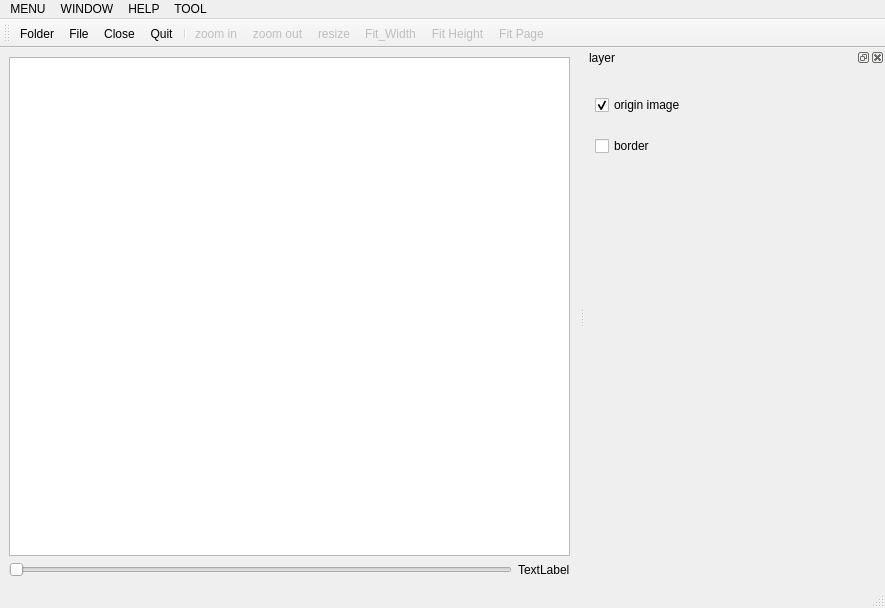
<?xml version="1.0" encoding="UTF-8"?>
<ui version="4.0">
 <class>MainWindow</class>
 <widget class="QMainWindow" name="MainWindow">
  <property name="geometry">
   <rect>
    <x>0</x>
    <y>0</y>
    <width>885</width>
    <height>608</height>
   </rect>
  </property>
  <property name="windowTitle">
   <string>ImageView</string>
  </property>
  <property name="windowIcon">
   <iconset resource="res.qrc">
    <normaloff>:/images/images/logo.png</normaloff>:/images/images/logo.png</iconset>
  </property>
  <property name="styleSheet">
   <string notr="true"/>
  </property>
  <widget class="QWidget" name="centralwidget">
   <layout class="QGridLayout" name="gridLayout_2">
    <item row="0" column="0">
     <layout class="QGridLayout" name="gridLayout">
      <item row="1" column="1">
       <widget class="QLabel" name="lab_curframe">
        <property name="text">
         <string>TextLabel</string>
        </property>
       </widget>
      </item>
      <item row="1" column="0">
       <widget class="QSlider" name="slider_frame">
        <property name="enabled">
         <bool>false</bool>
        </property>
        <property name="orientation">
         <enum>Qt::Horizontal</enum>
        </property>
       </widget>
      </item>
      <item row="0" column="0" colspan="2">
       <widget class="PaintBoard" name="gView"/>
      </item>
     </layout>
    </item>
   </layout>
  </widget>
  <widget class="QMenuBar" name="menubar">
   <property name="geometry">
    <rect>
     <x>0</x>
     <y>0</y>
     <width>885</width>
     <height>26</height>
    </rect>
   </property>
   <widget class="QMenu" name="menuMENU">
    <property name="title">
     <string>MENU</string>
    </property>
   </widget>
   <widget class="QMenu" name="menuWINDOW">
    <property name="title">
     <string>WINDOW</string>
    </property>
    <addaction name="actDockerLay"/>
    <addaction name="actB_C"/>
   </widget>
   <widget class="QMenu" name="menuHELP">
    <property name="title">
     <string>HELP</string>
    </property>
   </widget>
   <widget class="QMenu" name="menuTOOL">
    <property name="title">
     <string>TOOL</string>
    </property>
   </widget>
   <addaction name="menuMENU"/>
   <addaction name="menuWINDOW"/>
   <addaction name="menuHELP"/>
   <addaction name="menuTOOL"/>
  </widget>
  <widget class="QStatusBar" name="statusbar"/>
  <widget class="QToolBar" name="toolBar">
   <property name="enabled">
    <bool>true</bool>
   </property>
   <property name="windowTitle">
    <string>toolBar</string>
   </property>
   <property name="toolButtonStyle">
    <enum>Qt::ToolButtonIconOnly</enum>
   </property>
   <attribute name="toolBarArea">
    <enum>TopToolBarArea</enum>
   </attribute>
   <attribute name="toolBarBreak">
    <bool>false</bool>
   </attribute>
   <addaction name="actOpenFolder"/>
   <addaction name="actOpenFile"/>
   <addaction name="actCloseImg"/>
   <addaction name="actQuit"/>
   <addaction name="separator"/>
   <addaction name="actZoomIn"/>
   <addaction name="actZoomOut"/>
   <addaction name="actZoomRealSize"/>
   <addaction name="actFit_Width"/>
   <addaction name="actFit_Height"/>
   <addaction name="actFit_Page"/>
  </widget>
  <widget class="QDockWidget" name="dock_layer">
   <property name="minimumSize">
    <size>
     <width>300</width>
     <height>200</height>
    </size>
   </property>
   <property name="styleSheet">
    <string notr="true">
QCheckBox::indicator:checked
  {
    image: url(:/images/images/eye.png);
width:20px;height:20px;
size
  }

QCheckBox::indicator:unchecked
  {
    image: url(:/images/images/hide.png);
width:20px;height:20px;
  }</string>
   </property>
   <property name="windowTitle">
    <string>layer</string>
   </property>
   <attribute name="dockWidgetArea">
    <number>2</number>
   </attribute>
   <widget class="QWidget" name="dockWidgetContents">
    <widget class="QWidget" name="">
     <property name="geometry">
      <rect>
       <x>10</x>
       <y>13</y>
       <width>121</width>
       <height>76</height>
      </rect>
     </property>
     <layout class="QVBoxLayout" name="verticalLayout">
      <item>
       <widget class="QCheckBox" name="cb_ori">
        <property name="sizePolicy">
         <sizepolicy hsizetype="Minimum" vsizetype="Minimum">
          <horstretch>0</horstretch>
          <verstretch>0</verstretch>
         </sizepolicy>
        </property>
        <property name="acceptDrops">
         <bool>false</bool>
        </property>
        <property name="text">
         <string>origin image</string>
        </property>
        <property name="iconSize">
         <size>
          <width>20</width>
          <height>20</height>
         </size>
        </property>
        <property name="checked">
         <bool>true</bool>
        </property>
       </widget>
      </item>
      <item>
       <widget class="QCheckBox" name="cb_border">
        <property name="acceptDrops">
         <bool>false</bool>
        </property>
        <property name="text">
         <string>border</string>
        </property>
       </widget>
      </item>
     </layout>
    </widget>
   </widget>
  </widget>
  <action name="actOpenFolder">
   <property name="icon">
    <iconset resource="res.qrc">
     <normaloff>:/images/images/folder.ico</normaloff>:/images/images/folder.ico</iconset>
   </property>
   <property name="text">
    <string>Folder</string>
   </property>
   <property name="toolTip">
    <string>打开文件</string>
   </property>
  </action>
  <action name="actQuit">
   <property name="icon">
    <iconset resource="res.qrc">
     <normaloff>:/images/images/quit.png</normaloff>:/images/images/quit.png</iconset>
   </property>
   <property name="text">
    <string>Quit</string>
   </property>
   <property name="toolTip">
    <string>退出</string>
   </property>
  </action>
  <action name="actOpenFile">
   <property name="icon">
    <iconset resource="res.qrc">
     <normaloff>:/images/images/openfile.png</normaloff>:/images/images/openfile.png</iconset>
   </property>
   <property name="text">
    <string>File</string>
   </property>
  </action>
  <action name="actZoomIn">
   <property name="enabled">
    <bool>false</bool>
   </property>
   <property name="icon">
    <iconset resource="res.qrc">
     <normaloff>:/images/images/zoom-in.ico</normaloff>:/images/images/zoom-in.ico</iconset>
   </property>
   <property name="text">
    <string>zoom in</string>
   </property>
   <property name="toolTip">
    <string>放大图片</string>
   </property>
   <property name="shortcut">
    <string>Ctrl+I</string>
   </property>
  </action>
  <action name="actZoomOut">
   <property name="enabled">
    <bool>false</bool>
   </property>
   <property name="icon">
    <iconset resource="res.qrc">
     <normaloff>:/images/images/zoom-out.ico</normaloff>:/images/images/zoom-out.ico</iconset>
   </property>
   <property name="text">
    <string>zoom out</string>
   </property>
   <property name="toolTip">
    <string>缩小图片</string>
   </property>
   <property name="shortcut">
    <string>Ctrl+O</string>
   </property>
  </action>
  <action name="actZoomRealSize">
   <property name="enabled">
    <bool>false</bool>
   </property>
   <property name="icon">
    <iconset resource="res.qrc">
     <normaloff>:/images/images/zoom.png</normaloff>:/images/images/zoom.png</iconset>
   </property>
   <property name="text">
    <string>resize</string>
   </property>
   <property name="toolTip">
    <string>图片实际大小显示</string>
   </property>
   <property name="shortcut">
    <string>Ctrl+=</string>
   </property>
  </action>
  <action name="actDockerLay">
   <property name="checkable">
    <bool>true</bool>
   </property>
   <property name="text">
    <string>layer</string>
   </property>
  </action>
  <action name="actCloseImg">
   <property name="icon">
    <iconset resource="res.qrc">
     <normaloff>:/images/images/cross.png</normaloff>:/images/images/cross.png</iconset>
   </property>
   <property name="text">
    <string>Close</string>
   </property>
  </action>
  <action name="actFit_Width">
   <property name="enabled">
    <bool>false</bool>
   </property>
   <property name="icon">
    <iconset resource="res.qrc">
     <normaloff>:/images/images/auto_fit_width_regular_icon_205619.ico</normaloff>:/images/images/auto_fit_width_regular_icon_205619.ico</iconset>
   </property>
   <property name="text">
    <string>Fit_Width</string>
   </property>
  </action>
  <action name="actFit_Height">
   <property name="enabled">
    <bool>false</bool>
   </property>
   <property name="icon">
    <iconset resource="res.qrc">
     <normaloff>:/images/images/auto_fit_height_regular_icon_205620.ico</normaloff>:/images/images/auto_fit_height_regular_icon_205620.ico</iconset>
   </property>
   <property name="text">
    <string>Fit Height</string>
   </property>
  </action>
  <action name="actFit_Page">
   <property name="enabled">
    <bool>false</bool>
   </property>
   <property name="icon">
    <iconset resource="res.qrc">
     <normaloff>:/images/images/icons8-fit-to-page-32.png</normaloff>:/images/images/icons8-fit-to-page-32.png</iconset>
   </property>
   <property name="text">
    <string>Fit Page</string>
   </property>
  </action>
  <action name="actB_C">
   <property name="text">
    <string>Bright and Contrast</string>
   </property>
  </action>
 </widget>
 <customwidgets>
  <customwidget>
   <class>PaintBoard</class>
   <extends>QGraphicsView</extends>
   <header location="global">paintboard.h</header>
  </customwidget>
 </customwidgets>
 <resources>
  <include location="res.qrc"/>
 </resources>
 <connections>
  <connection>
   <sender>actQuit</sender>
   <signal>triggered()</signal>
   <receiver>MainWindow</receiver>
   <slot>close()</slot>
   <hints>
    <hint type="sourcelabel">
     <x>-1</x>
     <y>-1</y>
    </hint>
    <hint type="destinationlabel">
     <x>399</x>
     <y>352</y>
    </hint>
   </hints>
  </connection>
 </connections>
</ui>
